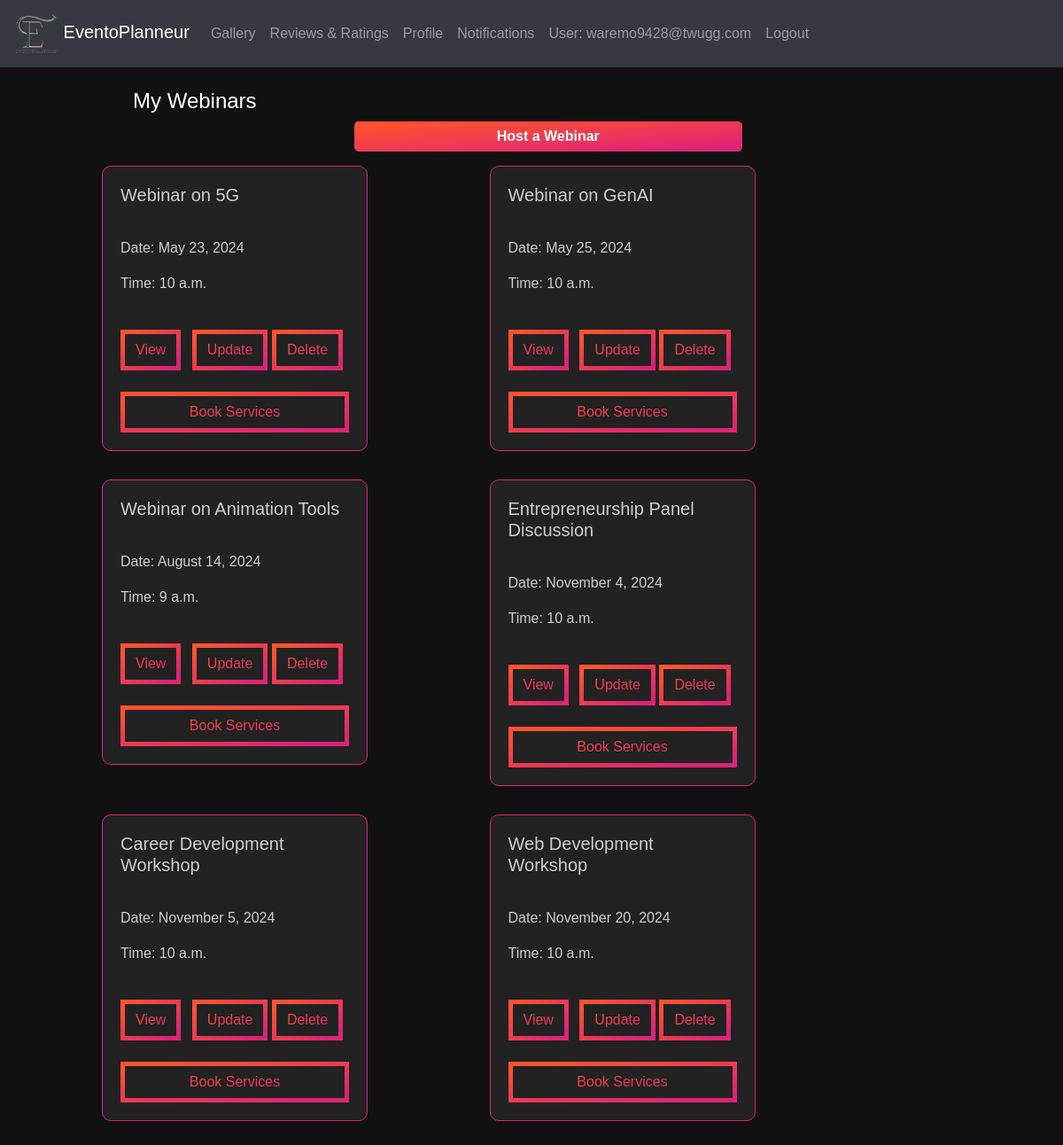
Screenshot of /webinar/ (signed in) with the database file from the repository.
### eventapp/models.py (models this page shows, shortened)
class CustomUser(AbstractUser):
    username = None
    USERNAME_FIELD  = 'email'
    email = models.EmailField(unique=True)
    password = models.CharField(max_length=128)
    is_organizer = models.BooleanField(default=False)
    is_provider = models.BooleanField(default=False)
    is_attendee = models.BooleanField(default=False)
    is_verified = models.BooleanField(default=False)
    verification_token = models.CharField(max_length=100, blank=True, null=True)
    REQUIRED_FIELDS = []
    objects = CustomUserManager()

class Webinar(models.Model):
    EVENT_TYPE_CHOICES = [
    ('Online', 'Online'),
    ('Offline', 'Offline'),
]
    id = models.AutoField(primary_key=True)
    title = models.CharField(max_length=100)
    event_type = models.CharField(max_length=10, choices=EVENT_TYPE_CHOICES, default='offline')
    description = models.TextField()
    date = models.DateField(default=None, blank=True, null=True)
    start_time = models.TimeField(blank=True, null=True)
    end_time = models.TimeField(blank=True, null=True)
    location = models.CharField(max_length=200, blank=True, null=True)
    poster = models.URLField(blank=True, null=True)
    organizer_name = models.CharField(max_length=100)
    deadline = models.DateField(default=None, blank=True, null=True)
    fee = models.DecimalField(max_digits=10, decimal_places=2, blank=True, null=True)
    speakers = models.ManyToManyField(Speaker, blank=True)
    org_user=models.ForeignKey(CustomUser, on_delete=models.CASCADE,null=True,blank=True)
    livestream = models.URLField(blank=True, null=True)
    phone_number = models.CharField(max_length=15)
    max_participants = models.PositiveIntegerField(null=True,default=50)
    status = models.IntegerField(default=1,null=True,blank=True)

### eventapp/views.py (the view)
# urls.py: path('webinar/',views.webinar,name='webinar'),
@login_required
def webinar(request):
    org_user = request.user
    update_webinar = Webinar.objects.filter(org_user=org_user, status=1).order_by('date')
    now = datetime.datetime.now()
    context = {'update_webinar': update_webinar, 'today': now}
    return render(request, 'webinar.html', context)

### templates/webinar.html (shortened to what this page needs)
{% load static %}
<!DOCTYPE html>
<html lang="en">
<head>
  <link rel="stylesheet" href="https://maxcdn.bootstrapcdn.com/bootstrap/4.5.2/css/bootstrap.min.css">
  <link rel="stylesheet"type="text/css" href="{% static 'css/webinar.css' %}">
</head>
<body>
  <nav class="navbar navbar-expand-md bg-dark navbar-dark">
    <div class="containers">
      <a class="navbar-brand" href="{% url 'eventapp:orghome' %}">
        <img src="{% static 'images/Eventoplanneur.png' %}" alt="Logo" width="50"> EventoPlanneur
      </a>
      <div class="collapse navbar-collapse" id="navbarCollapse">
        <ul class="navbar-nav ml-auto">
          <li class="nav-item"><a class="nav-link" href="#gallery">Gallery</a></li>
          <li class="nav-item"><a class="nav-link" href="#reviews">Reviews & Ratings</a></li>
          <li class="nav-item"><a class="nav-link" href="{% url 'eventapp:org_profile' %}">Profile</a></li>
          <li class="nav-item"><a class="nav-link" href="#notifications">Notifications</a></li>
          <li class="nav-item">
            {% if user.is_authenticated %}
            <a class="nav-link" >User: {{ user.email }}</a>
            <li class="nav-item"><a href="{% url 'eventapp:logout' %}" class="nav-link">Logout</a></li>
            {% endif %}
          </li>
        </ul>
      </div>
    </div>
  </nav>
    <div style="margin-left:100px;margin-right:225px" ><br>
      <h4 style="margin-left:50px;color:white">My Webinars</h4>
        <a href="{% url 'eventapp:register_webinar' %}"><button id="sendButton" style="margin-left:300px;width:50%;background:var(--gradient) !important;">Host a Webinar</button></a><br>
        {% block content %}
        <div class="container mx-auto mt-3">
        <div class="row">
        {% for i in update_webinar %}
        <div class="col-md-6">
          <div class="card" style="width: 300px;">
            <div class="card-body">
              <h5 class="card-title">{{ i.title }}</h5><br>
              <p class="card-text">Date: {{ i.date|date:"F j, Y" }}<br><p>
                <p class="card-text">Time: {{ i.start_time }}<br><br></p>
                <a href="{% url 'view_webinar' i.id %}" class="btn mr-2"> View </a>
                <a href="{% url 'update_webinar' i.id %}" class="btn"> Update</a>
                <a href="{% url 'delete_webinar' i.id %}" class="btn"> Delete</a><br><br>
                <a style="width: 100%;" href="{% url 'services_required' i.id %}" class="btn"> Book Services</a>
          </div></div></div>{% endfor %}
          {% endblock %}
      </div>
    </div>
</body>
</html>

### static/css/webinar.css (style rules this page uses)
body { font-family: Arial, sans-serif; margin: 0; padding: 0; background-position: center; color: #ad6341; background-image: url("/static/images/bg.gif"); background-size: cover; }
.containers { display: flex; justify-content: space-between; text-align: right; }
.container { display: flex; justify-content: space-between; margin: 5px; }
#sendButton { background-color: #fda085; color: #fff; border: none; border-radius: 5px; padding: 5px 10px; cursor: pointer; }
button { font-family: Arial, Helvetica, sans-serif; font-weight: bold; color: white; background-color: #171717; padding: 1em 2em; border: none; border-radius: .6rem; position: relative; cursor: pointer; overflow: hidden; }
.card { width: 190px; border-radius: 10px; }

### templates/webinar.html (style rules this page uses)
:root { --gradient: linear-gradient(to left top, #DD2476 10%, #FF512F 90%) !important; }
body { background: #111 !important;; }
.card { background: #222; border: 1px solid #dd2476; color: rgba(250, 250, 250, 0.8); margin-bottom: 2rem; }
.btn { border: 5px solid; border-image-slice: 1; background: var(--gradient) !important; -webkit-background-clip: text !important; -webkit-text-fill-color: transparent !important; border-image-source: var(--gradient) !important; text-decoration: none; transition: all .4s ease; }

### rows the page displays
CustomUser: email "waremo9428@twugg.com"
Webinar: title "Webinar on 5G", date "May 23, 2024", start_time "10 a.m."
Webinar: title "Webinar on GenAI", date "May 25, 2024", start_time "10 a.m."
Webinar: title "Webinar on Animation Tools", date "August 14, 2024", start_time "9 a.m."
Webinar: title "Entrepreneurship Panel Discussion", date "November 4, 2024", start_time "10 a.m."
Webinar: title "Career Development Workshop", date "November 5, 2024", start_time "10 a.m."
Webinar: title "Web Development Workshop", date "November 20, 2024", start_time "10 a.m."
